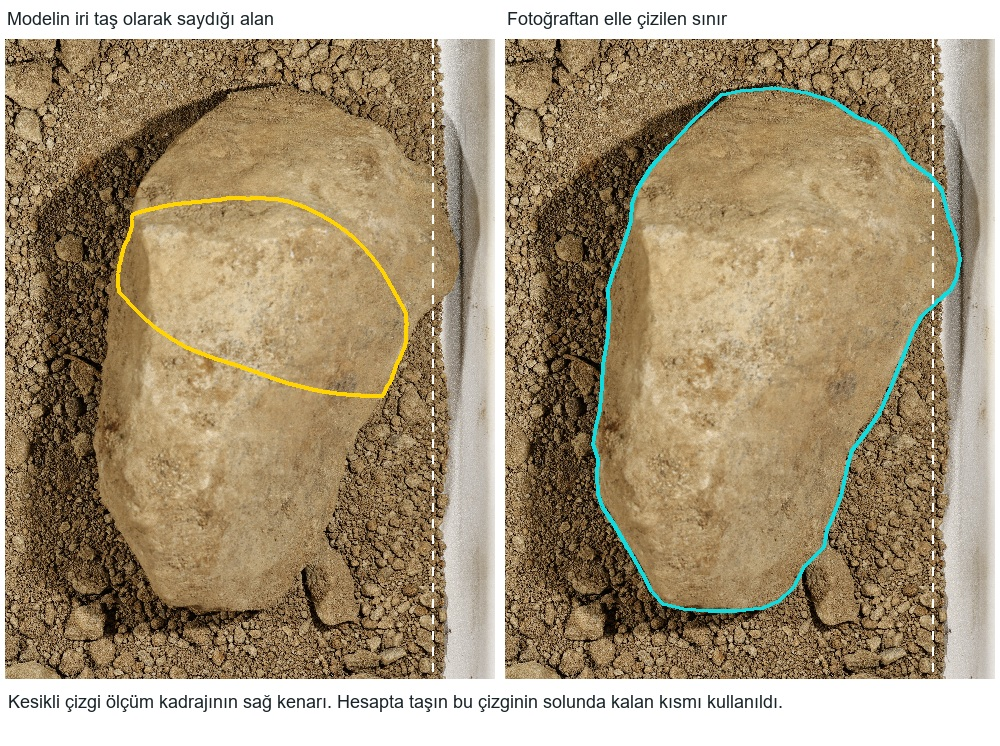

Generate this figure with Python:
"""0027'de sağdaki tek taşın görünen sınırını aynı ölçüm kadrajında karşılaştır."""
from unittest.mock import patch

import cv2
import numpy as np
import pandas as pd
from PIL import Image, ImageDraw, ImageFont
from skimage.measure import regionprops_table
from threadpoolctl import threadpool_limits

from montreal_20mm_sinama import (MASKS, PHOTOS, NATIVE_PPM, PPM, PHYSICAL_CAMERA,
                                  calibration, crop_box, features, gsd, keys, landscape, out, update20, v3)

# Elle işaretlenen dış sınır, maskesiz fotoğraftaki 490 x 640 yakın görünümde.
ORIGIN = (880, 170)
OUTLINE = [(216,55),(235,51),(270,48),(301,53),(329,62),(351,77),(373,86),
           (389,100),(403,120),(423,135),(436,151),(442,176),(449,194),(454,220),
           (450,241),(444,252),(431,263),(415,278),(408,290),(397,318),(385,348),
           (374,373),(357,397),(346,411),(341,429),(335,457),(328,475),(321,491),
           (318,508),(310,516),(298,528),(288,548),(273,562),(257,569),(231,572),
           (203,572),(178,570),(158,565),(147,553),(137,534),(123,509),(109,485),
           (97,467),(93,455),(92,435),(93,420),(88,405),(91,387),(95,370),
           (97,346),(98,325),(103,297),(104,271),(103,249),(109,230),(116,212),
           (122,194),(126,181),(127,164),(132,150),(146,128),(165,106),(186,83)]


def main():
    sample = "0027"
    name = "0027_bulk_dry_tray024_01.jpg"
    photo = landscape(PHOTOS/name)
    rect = crop_box(photo)
    assert rect == (410, 273, 7782, 5191)
    with np.load(MASKS / (name[:-4]+"_410_273_7782_5191_4.5.npz")) as data:
        mask = data["mask"]
    h, w = mask.shape
    assert (w,h) == (1307,872)
    points = np.array(OUTLINE, np.int32) + ORIGIN
    manual = np.zeros((h,w), np.uint8)
    cv2.fillPoly(manual, [points.astype(np.int32)], 1)
    manual = manual.astype(bool)
    props = regionprops_table(mask, properties=("label","axis_minor_length"))
    coarse = np.isin(mask, props["label"][props["axis_minor_length"] > 20*PPM])
    assert regionprops_table(manual.astype(np.uint8), properties=("axis_minor_length",))["axis_minor_length"][0] > 20*PPM
    # Only add missing pixels of this stone. Existing coarse pixels are counted once.
    corrected = coarse | manual
    areas = np.array([coarse.mean(),corrected.mean()])*100
    old = pd.read_csv(out/"iri_alan_iki_aralik_sonuclar.csv", dtype={"sample_id":str}).set_index("sample_id").loc[sample]
    cv2.setNumThreads(1)
    with threadpool_limits(1), patch.dict(gsd.PHONES, {PHYSICAL_CAMERA: (8192,NATIVE_PPM)}):
        factor = calibration()
        values = features.image_features(PHOTOS/name, PHYSICAL_CAMERA)
        raw = v3(pd.DataFrame([dict(sample_id=sample, **{k:values[k] for k in keys})]))
    pre = factor*areas
    final = np.array([100-update20(raw,pd.Series(a,index=raw.index),factor).iloc[0] for a in areas])
    np.testing.assert_allclose([areas[0],pre[0],final[0]], [old.a_20,old.mass20_from_area,old.mass20_model],atol=1e-6,rtol=0)
    src = pd.read_csv(PHOTOS.parent/"psd_mass_path_80_to_0_08mm_no_ballast.csv",dtype={"sample_id":str})
    lab = (100-src.loc[src.sample_id.eq(sample),"%_20mm"]).unique()
    assert len(lab)==1 and np.isclose(lab[0],old.mass20_lab)
    coverage = 100*(coarse & manual).sum()/manual.sum()
    result = pd.DataFrame(dict(sinir=["otomatik","tek_tas_elle"], iri_alan_pct=areas, alandan_kutle_pct=pre,
                               son_kutle_pct=final, lab_kutle_pct=lab[0], v3_6_3_ustu_pct=100-raw["6.3"].iloc[0],
                               elle_cizilen_tasin_kadraj_payi_pct=100*manual.mean(),
                               otomatik_iri_maskenin_tasi_kapsama_pct=coverage))
    print(result.round(3).to_string(index=False))
    result.to_csv(out/"montreal_0027_tas_kontrol.csv",index=False,float_format="%.6f")

    sx,sy = (rect[2]-rect[0])/w,(rect[3]-rect[1])/h
    x,y = ORIGIN
    zoom = photo.transform((490,640),Image.Transform.AFFINE,
                           (sx,0,rect[0]+x*sx,0,sy,rect[1]+y*sy),resample=Image.Resampling.BICUBIC)
    panel = Image.new("RGB",(1000,746),"white")
    draw = ImageDraw.Draw(panel)
    font = ImageFont.truetype("arial.ttf",18)
    for i,title in enumerate(["Modelin iri taş olarak saydığı alan","Fotoğraftan elle çizilen sınır"]):
        tile = zoom.copy()
        pen = ImageDraw.Draw(tile)
        if i==0:
            auto = np.zeros((640,490),np.uint8)
            auto[:,:w-x] = coarse[y:y+640,x:]
            contours,_ = cv2.findContours(auto,cv2.RETR_EXTERNAL,cv2.CHAIN_APPROX_SIMPLE)
            for contour in contours:
                pts = [tuple(map(int,pt)) for pt in contour[:,0]]
                if len(pts)>2:
                    pen.line(pts+[pts[0]],fill="#ffd400",width=4)
        else:
            pen.line(OUTLINE+[OUTLINE[0]], fill="#11dbde",width=4)
        for y0 in range(0,640,16):
            pen.line((w-x,y0,w-x,y0+8),fill="white",width=2)
        panel.paste(tile,(i*500+5,39))
        draw.text((i*500+7,8),title,font=font,fill="#182428")
    draw.text((8,691),"Kesikli çizgi ölçüm kadrajının sağ kenarı. Hesapta taşın bu çizginin solunda kalan kısmı kullanıldı.",font=font,fill="#182428")
    panel.save(out/"montreal_0027_tas_kontrol.jpg",quality=94)


if __name__=="__main__":
    main()
